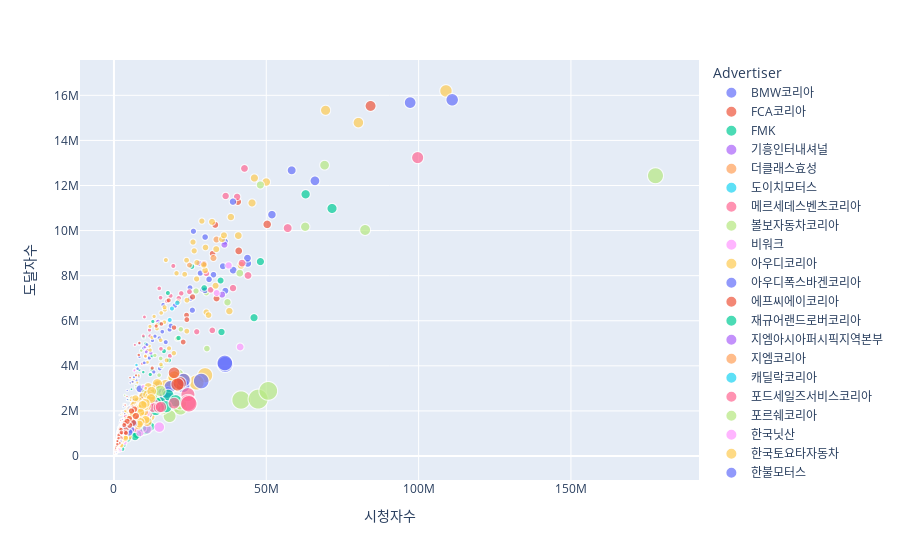

The code cell stored with this chart in its notebook:
### Code cell
fig = px.scatter(br_pr_pivot, size = br_pr_pivot['GRP'],y= br_pr_pivot['도달자수'], x=br_pr_pivot['시청자수'],
                 color='Advertiser', labels={'x':"시청자수",'y':"도달자수"})
fig.show()
